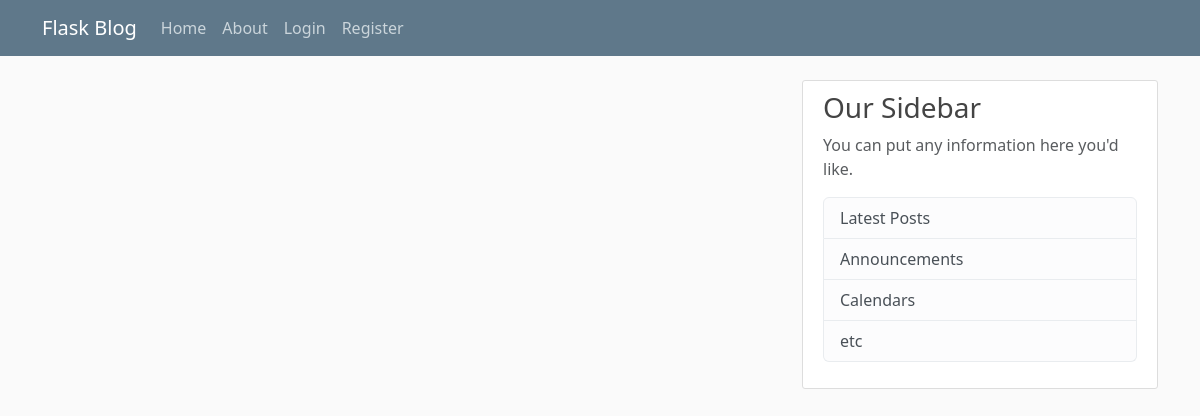
/Home, run on an earlier commit of the app's database.
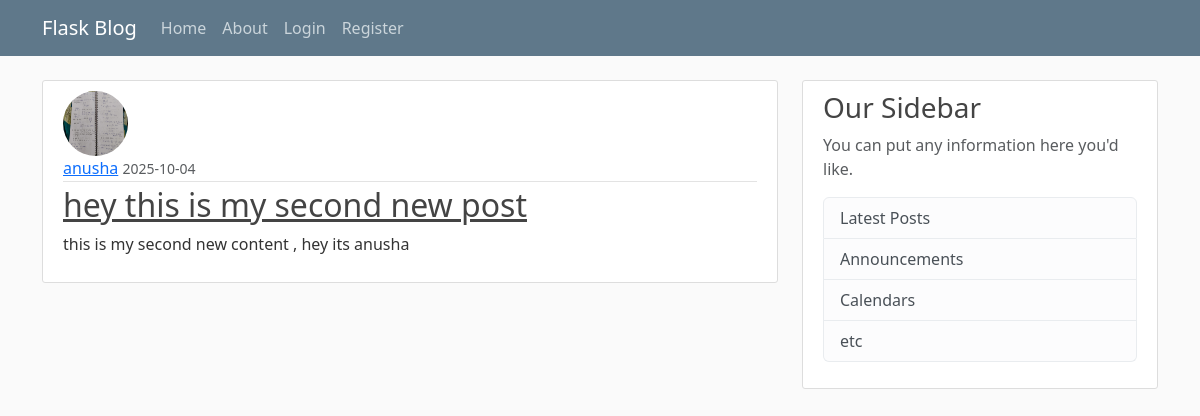
And on a later commit of the database.
### flaskblog/models.py (models this page shows, shortened)
class Post(db.Model):
    id = db.Column(db.Integer , primary_key = True)
    title = db.Column(db.String(100) , nullable = False)
    date_posted = db.Column(db.DateTime , nullable = False , default = datetime.utcnow)
    content = db.Column(db.Text , nullable = False)
    user_id = db.Column(db.Integer , db.ForeignKey('user.id') , nullable = False)

class User(db.Model , UserMixin):
    id = db.Column(db.Integer , primary_key = True)
    username = db.Column(db.String(20) , unique = True , nullable = False)
    email = db.Column(db.String(120) , unique = True , nullable = False)
    image_file = db.Column(db.String(20) , nullable = False , default = 'default.jpeg')
    password = db.Column(db.String(60) , nullable = False)
    posts = db.relationship('Post' , backref = 'author' , lazy = True)

### flaskblog/routes.py (the view)
@app.route("/Home")
def home_page():
    posts = Post.query.all()
    return render_template('home.html' , posts = posts)

### flaskblog/templates/home.html
{% extends 'template.html' %}
{% block content %}
{% for post in posts %}
<article class="media content-section">
    <img  class="rounded-circle article-img"  src=" {{url_for( 'static' , filename = 'profile_pics/' + post.author.image_file)}} " alt="">
    <div class="media-body">
        <div class="article-metadata">
            <a class="mr-2" href="#">{{ post.author.username }}</a>
            <small class="text-muted">{{ post.date_posted.strftime('%Y-%m-%d') }}</small>
        </div>
        <h2><a class="article-title" href="{{ url_for('post_page', post_id = post.id)}}">{{ post.title }}</a></h2>
        <p class="article-content">{{ post.content }}</p>
    </div>
</article>
{% endfor %}
{% endblock content %}

### flaskblog/templates/template.html (shortened to what this page needs)
<head>
    <link href="https://cdn.jsdelivr.net/npm/bootstrap@5.3.3/dist/css/bootstrap.min.css" rel="stylesheet"
>
    <link rel="stylesheet" type="text/css" href="{{ url_for( 'static' , filename = 'main.css')}}">
</head>
<body>
    <header class="site-header">
        <nav class="navbar navbar-expand-md navbar-dark bg-steel fixed-top">
            <div class="container">
                <a class="navbar-brand mr-4" href="/">Flask Blog</a>
                <div class="collapse navbar-collapse" id="navbarToggle">
                    <div class="navbar-nav mr-auto">
                        <a class="nav-item nav-link" href="{{ url_for('home_page')}}">Home</a>
                        <a class="nav-item nav-link" href="{{ url_for('about_page')}}">About</a>
                    </div>
                    <div class="navbar-nav">
                        {% if current_user.is_authenticated %}
                        <a class="nav-item nav-link" href="{{ url_for('new_post_page')}}">New Post</a>
                        <a class="nav-item nav-link" href="{{ url_for('account_page')}}">Account</a>
                        <a class="nav-item nav-link" href="{{ url_for('logout_page')}}">Logout</a>
                        {% else %}
                        <a class="nav-item nav-link" href="{{ url_for('login_page')}}">Login</a>
                        <a class="nav-item nav-link" href="{{ url_for('register_page')}}">Register</a>
                        {% endif %}
                    </div>
                </div>
            </div>
        </nav>
    </header>
    <main role="main" class="container">
        <div class="row">
            <div class="col-md-8">
                {% block content %}{% endblock %}
            </div>
            <div class="col-md-4">
                <div class="content-section">
                    <h3>Our Sidebar</h3>
                    <p class='text-muted'>You can put any information here you'd like.
                    <ul class="list-group">
                        <li class="list-group-item list-group-item-light">Latest Posts</li>
                        <li class="list-group-item list-group-item-light">Announcements</li>
                        <li class="list-group-item list-group-item-light">Calendars</li>
                        <li class="list-group-item list-group-item-light">etc</li>
                    </ul>
                    </p>
                </div>
            </div>
        </div>
    </main>
</body>
</html>

### flaskblog/static/main.css (style rules this page uses)
body { background: #fafafa; color: #333333; margin-top: 5rem; }
h1, h2, h3, h4, h5, h6 { color: #444444; }
.bg-steel { background-color: #5f788a; }
.site-header .navbar-nav .nav-link { color: #cbd5db; }
.content-section { background: #ffffff; padding: 10px 20px; border: 1px solid #dddddd; border-radius: 3px; margin-bottom: 20px; }
.article-title { color: #444444; }
.article-content { white-space: pre-line; }
.article-img { height: 65px; width: 65px; margin-right: 16px; }
.article-metadata { padding-bottom: 1px; margin-bottom: 4px; border-bottom: 1px solid #e3e3e3 }

What changed in the data, as far as the page shows it:
added Post: image_file (picture), author.username "anusha", date_posted "2025-10-04", title "hey this is my second new post", content "this is my second new content , hey its anusha"
